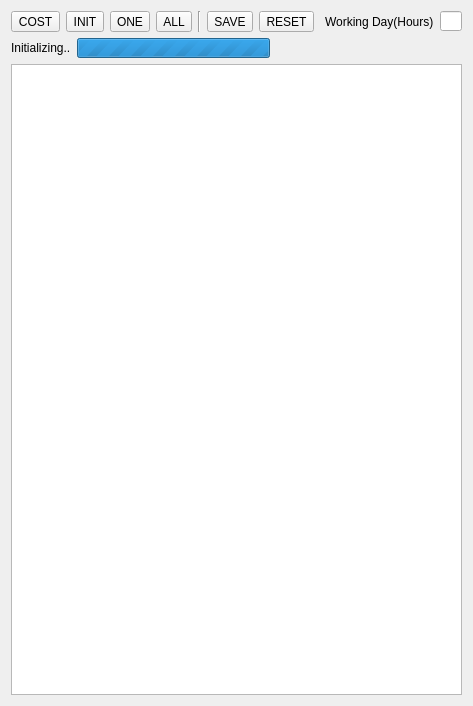
<?xml version="1.0" encoding="UTF-8"?>
<ui version="4.0">
 <class>GenerateRoutesUi</class>
 <widget class="QDialog" name="GenerateRoutesUi">
  <property name="geometry">
   <rect>
    <x>0</x>
    <y>0</y>
    <width>473</width>
    <height>706</height>
   </rect>
  </property>
  <property name="windowTitle">
   <string>Rute</string>
  </property>
  <layout class="QVBoxLayout" name="verticalLayout">
   <item>
    <layout class="QHBoxLayout" name="horizontalLayout">
     <property name="spacing">
      <number>6</number>
     </property>
     <item>
      <widget class="QToolButton" name="toolButtonCost">
       <property name="text">
        <string>COST</string>
       </property>
      </widget>
     </item>
     <item>
      <widget class="QToolButton" name="toolButtonInit">
       <property name="text">
        <string>INIT</string>
       </property>
      </widget>
     </item>
     <item>
      <widget class="QToolButton" name="toolButtonOne">
       <property name="text">
        <string>ONE</string>
       </property>
      </widget>
     </item>
     <item>
      <widget class="QToolButton" name="toolButtonAll">
       <property name="text">
        <string>ALL</string>
       </property>
      </widget>
     </item>
     <item>
      <widget class="Line" name="line">
       <property name="orientation">
        <enum>Qt::Vertical</enum>
       </property>
      </widget>
     </item>
     <item>
      <widget class="QToolButton" name="toolButtonSave">
       <property name="text">
        <string>SAVE</string>
       </property>
      </widget>
     </item>
     <item>
      <widget class="QToolButton" name="toolButtonReset">
       <property name="text">
        <string>RESET</string>
       </property>
      </widget>
     </item>
     <item>
      <spacer name="horizontalSpacer">
       <property name="orientation">
        <enum>Qt::Horizontal</enum>
       </property>
       <property name="sizeHint" stdset="0">
        <size>
         <width>40</width>
         <height>20</height>
        </size>
       </property>
      </spacer>
     </item>
     <item>
      <widget class="QLabel" name="label">
       <property name="text">
        <string>Working Day(Hours)</string>
       </property>
      </widget>
     </item>
     <item>
      <widget class="QLineEdit" name="lineHours">
       <property name="maximumSize">
        <size>
         <width>30</width>
         <height>20</height>
        </size>
       </property>
      </widget>
     </item>
    </layout>
   </item>
   <item>
    <layout class="QHBoxLayout" name="horizontalLayout_2">
     <item>
      <widget class="QLabel" name="labelInitializing">
       <property name="text">
        <string>Initializing..</string>
       </property>
      </widget>
     </item>
     <item>
      <widget class="QProgressBar" name="progressBarInitializing">
       <property name="maximumSize">
        <size>
         <width>200</width>
         <height>20</height>
        </size>
       </property>
       <property name="minimum">
        <number>0</number>
       </property>
       <property name="maximum">
        <number>0</number>
       </property>
       <property name="value">
        <number>-1</number>
       </property>
      </widget>
     </item>
     <item>
      <spacer name="horizontalSpacer_2">
       <property name="orientation">
        <enum>Qt::Horizontal</enum>
       </property>
       <property name="sizeHint" stdset="0">
        <size>
         <width>60</width>
         <height>20</height>
        </size>
       </property>
      </spacer>
     </item>
    </layout>
   </item>
   <item>
    <widget class="QTreeView" name="treeView"/>
   </item>
  </layout>
 </widget>
 <resources/>
 <connections>
  <connection>
   <sender>toolButtonOne</sender>
   <signal>clicked()</signal>
   <receiver>GenerateRoutesUi</receiver>
   <slot>OnButtonOne()</slot>
   <hints>
    <hint type="sourcelabel">
     <x>129</x>
     <y>28</y>
    </hint>
    <hint type="destinationlabel">
     <x>172</x>
     <y>7</y>
    </hint>
   </hints>
  </connection>
  <connection>
   <sender>toolButtonAll</sender>
   <signal>clicked()</signal>
   <receiver>GenerateRoutesUi</receiver>
   <slot>OnButtonAll()</slot>
   <hints>
    <hint type="sourcelabel">
     <x>165</x>
     <y>28</y>
    </hint>
    <hint type="destinationlabel">
     <x>299</x>
     <y>6</y>
    </hint>
   </hints>
  </connection>
  <connection>
   <sender>toolButtonInit</sender>
   <signal>clicked()</signal>
   <receiver>GenerateRoutesUi</receiver>
   <slot>OnButtonInit()</slot>
   <hints>
    <hint type="sourcelabel">
     <x>82</x>
     <y>25</y>
    </hint>
    <hint type="destinationlabel">
     <x>46</x>
     <y>0</y>
    </hint>
   </hints>
  </connection>
  <connection>
   <sender>toolButtonCost</sender>
   <signal>clicked()</signal>
   <receiver>GenerateRoutesUi</receiver>
   <slot>OnButtonCost()</slot>
   <hints>
    <hint type="sourcelabel">
     <x>32</x>
     <y>18</y>
    </hint>
    <hint type="destinationlabel">
     <x>4</x>
     <y>27</y>
    </hint>
   </hints>
  </connection>
  <connection>
   <sender>toolButtonSave</sender>
   <signal>clicked()</signal>
   <receiver>GenerateRoutesUi</receiver>
   <slot>OnButtonSave()</slot>
   <hints>
    <hint type="sourcelabel">
     <x>208</x>
     <y>19</y>
    </hint>
    <hint type="destinationlabel">
     <x>259</x>
     <y>34</y>
    </hint>
   </hints>
  </connection>
  <connection>
   <sender>toolButtonReset</sender>
   <signal>clicked()</signal>
   <receiver>GenerateRoutesUi</receiver>
   <slot>OnButtonReset()</slot>
   <hints>
    <hint type="sourcelabel">
     <x>259</x>
     <y>20</y>
    </hint>
    <hint type="destinationlabel">
     <x>382</x>
     <y>32</y>
    </hint>
   </hints>
  </connection>
 </connections>
 <slots>
  <slot>OnButtonOne()</slot>
  <slot>OnButtonAll()</slot>
  <slot>OnButtonInit()</slot>
  <slot>OnButtonCost()</slot>
  <slot>OnButtonSave()</slot>
  <slot>OnButtonReset()</slot>
 </slots>
</ui>
